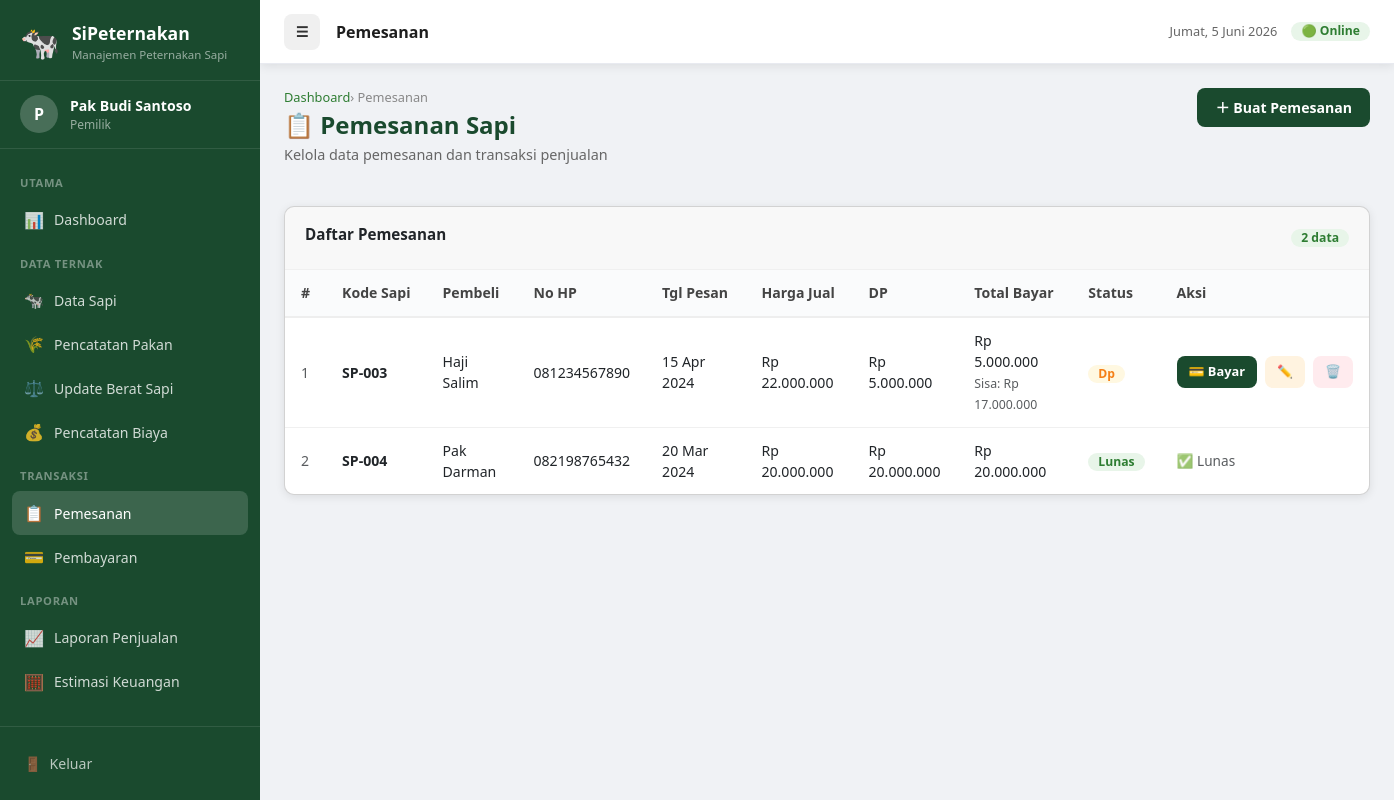
/index.php?page=pemesanan (signed in), run on the app's committed database.
### tables this page shows
CREATE TABLE IF NOT EXISTS `pemesanan` (
  `id` INT AUTO_INCREMENT PRIMARY KEY,
  `id_sapi` INT NOT NULL,
  `id_user` INT DEFAULT NULL,
  `nama_pembeli` VARCHAR(100) NOT NULL,
  `no_hp` VARCHAR(20) NOT NULL,
  `alamat` TEXT DEFAULT NULL,
  `tanggal_pesan` DATE NOT NULL,
  `harga_jual` BIGINT NOT NULL,
  `dp` BIGINT DEFAULT 0,
  `status` ENUM('pending','dp','lunas') DEFAULT 'pending',
  `keterangan` TEXT,
  `created_at` TIMESTAMP DEFAULT CURRENT_TIMESTAMP,
  FOREIGN KEY (`id_sapi`) REFERENCES `sapi`(`id`) ON DELETE CASCADE,
  FOREIGN KEY (`id_user`) REFERENCES `akun`(`id`) ON DELETE SET NULL
);

CREATE TABLE IF NOT EXISTS `sapi` (
  `id` INT AUTO_INCREMENT PRIMARY KEY,
  `kode_sapi` VARCHAR(20) NOT NULL UNIQUE,
  `berat_awal` FLOAT NOT NULL,
  `tanggal_pembelian` DATE NOT NULL,
  `harga_beli` BIGINT NOT NULL,
  `harga_jual_target` BIGINT DEFAULT 0,
  `status` ENUM('digemukkan','siap_jual','dipesan','terjual') DEFAULT 'digemukkan',
  `keterangan` TEXT DEFAULT NULL,
  `created_at` TIMESTAMP DEFAULT CURRENT_TIMESTAMP,
  `updated_at` TIMESTAMP DEFAULT CURRENT_TIMESTAMP ON UPDATE CURRENT_TIMESTAMP
);

### koneksi/koneksi.php (called while the page is built, shortened)
<?php
function formatRupiah($angka) {
    return 'Rp ' . number_format((float)$angka, 0, ',', '.');
}

### page/pemesanan/index.php (the view, shortened to what this page needs)
<?php
$list = $koneksi->query("
    SELECT pm.*, s.kode_sapi, s.status as status_sapi,
           (SELECT COALESCE(SUM(jumlah_bayar),0) FROM pembayaran WHERE id_pemesanan=pm.id) as total_bayar
    FROM pemesanan pm JOIN sapi s ON pm.id_sapi=s.id
    ORDER BY pm.created_at DESC
");
$status_badges = ['pending'=>'badge-gray','dp'=>'badge-amber','lunas'=>'badge-green'];
?>
<div class="page-header">
    <div class="page-header-left">
        <div class="breadcrumb"><a href="index.php">Dashboard</a> › Pemesanan</div>
        <h1>📋 Pemesanan Sapi</h1>
        <p>Kelola data pemesanan dan transaksi penjualan</p>
    </div>
    <button class="btn btn-primary" onclick="openModal('modalPesan')">＋ Buat Pemesanan</button>
</div>
<div class="card">
    <div class="card-header">
        <div class="card-title">Daftar Pemesanan</div>
        <span class="badge badge-green"><?= $list ? $list->num_rows : 0 ?> data</span>
    </div>
    <div class="table-responsive">
        <table class="data-table">
            <thead>
                <tr>
                    <th>#</th><th>Kode Sapi</th><th>Pembeli</th><th>No HP</th>
                    <th>Tgl Pesan</th><th>Harga Jual</th><th>DP</th><th>Total Bayar</th><th>Status</th><th>Aksi</th>
                </tr>
            </thead>
            <tbody>
            <?php if ($list && $list->num_rows > 0):
                $no=1; while ($r = $list->fetch_assoc()):
                $sisa = $r['harga_jual'] - $r['total_bayar'];
            ?>
                <tr>
                    <td class="text-muted"><?= $no++ ?></td>
                    <td><strong><?= htmlspecialchars($r['kode_sapi']) ?></strong></td>
                    <td><?= htmlspecialchars($r['nama_pembeli']) ?></td>
                    <td><?= htmlspecialchars($r['no_hp']) ?></td>
                    <td><?= date('d M Y', strtotime($r['tanggal_pesan'])) ?></td>
                    <td><?= formatRupiah($r['harga_jual']) ?></td>
                    <td><?= formatRupiah($r['dp']) ?></td>
                    <td>
                        <?= formatRupiah($r['total_bayar']) ?>
                        <?php if ($r['status']!=='lunas'): ?>
                        <br><small class="text-muted">Sisa: <?= formatRupiah($sisa) ?></small>
                        <?php endif; ?>
                    </td>
                    <td><span class="badge <?= $status_badges[$r['status']] ?? 'badge-gray' ?>"><?= ucfirst($r['status']) ?></span></td>
                    <td>
                        <div class="d-flex gap-2">
                            <?php if ($r['status'] !== 'lunas'): ?>
                            <a href="index.php?page=pembayaran&id_pesan=<?= $r['id'] ?>" class="btn btn-primary btn-sm">💳 Bayar</a>
                            <a href="index.php?page=pemesanan&aksi=edit&id=<?= $r['id'] ?>" class="btn btn-warning btn-sm">✏️</a>
                            <form method="POST" style="display:inline" onsubmit="return confirm('Batalkan pemesanan ini?')">
                                <button type="submit" class="btn btn-danger btn-sm">🗑️</button>
                            </form>
                            <?php else: ?>
                            <span class="text-muted" style="font-size:.85rem">✅ Lunas</span>
                            <?php endif; ?>
                        </div>
                    </td>
                </tr>
            <?php endwhile; else: ?>
                <tr><td colspan="10"><div class="empty-state"><div class="icon">📋</div><h3>Belum ada pemesanan</h3></div></td></tr>
            <?php endif; ?>
            </tbody>
        </table>
    </div>
</div>

### assets/css/style.css (style rules this page uses)
:root { --clr-primary: #1a4a2e; --clr-primary-lt: #2e7d32; --clr-accent: #4caf50; --clr-amber: #f57f17; --clr-amber-lt: #fff8e1; --clr-blue: #1565c0; --clr-blue-lt: #e3f2fd; --clr-gray: #616161; --clr-gray-lt: #f5f5f5; --clr-red: #c62828; --clr-red-lt: #ffebee; --sidebar-w: 260px; --topbar-h: 64px; --radius: 10px; --shadow: 0 2px 10px rgba(0,0,0,.09); }
*, *::before, *::after { box-sizing: border-box; margin: 0; padding: 0; }
body { font-family: 'Segoe UI', system-ui, sans-serif; background: #f0f2f5; color: #1e1e1e; font-size: 0.9rem; }
a { color: inherit; text-decoration: none; }
.page-header { display: flex; align-items: flex-start; justify-content: space-between; margin-bottom: 24px; gap: 16px; flex-wrap: wrap; }
.page-header h1 { font-size: 1.5rem; font-weight: 800; color: var(--clr-primary); margin-bottom: 4px; }
.page-header p { color: #666; font-size: .9rem; }
.breadcrumb { font-size: .8rem; color: #888; margin-bottom: 4px; }
.breadcrumb a { color: var(--clr-primary-lt); }
.card { background: #fff; border-radius: var(--radius); box-shadow: var(--shadow); overflow: hidden; }
.card-header { display: flex; align-items: center; justify-content: space-between; padding: 16px 20px; border-bottom: 1px solid #f0f0f0; }
.card-title { font-weight: 700; font-size: .95rem; }
.table-responsive { overflow-x: auto; }
.data-table { width: 100%; border-collapse: collapse; font-size: .88rem; }
.data-table thead th { background: #fafbfc; padding: 12px 16px; text-align: left; font-weight: 700; color: #444; border-bottom: 2px solid #eee; white-space: nowrap; }
.data-table tbody td { padding: 12px 16px; border-bottom: 1px solid #f0f0f0; }
.data-table tbody tr:last-child td { border-bottom: none; }
.text-muted { color: #888; }
.badge { display: inline-block; padding: 3px 10px; border-radius: 20px; font-size: .76rem; font-weight: 600; }
.badge-green { background: #e8f5e9; color: #2e7d32; }
.badge-amber { background: #fff8e1; color: #f57f17; }
.btn { display: inline-flex; align-items: center; gap: 6px; padding: 9px 18px; border-radius: 8px; font-size: .88rem; font-weight: 600; cursor: pointer; border: none; transition: opacity .15s, transform .1s; white-space: nowrap; }
.btn-primary { background: var(--clr-primary); color: #fff; }
.btn-warning { background: #fff3e0; color: #e65100; }
.btn-danger { background: #ffebee; color: var(--clr-red); }
.btn-sm { padding: 6px 12px; font-size: .8rem; }
.d-flex { display: flex; }
.gap-2 { gap: 8px; }

### data on the page
pemesanan: id_sapi.kode_sapi "SP-003", nama_pembeli "Haji Salim", no_hp "081234567890", tanggal_pesan "15 Apr 2024", harga_jual "Rp 22.000.000", dp "Rp 5.000.000", total_bayar "Rp 5.000.000", sisa "Rp 17.000.000", status "Dp"
pemesanan: id_sapi.kode_sapi "SP-004", nama_pembeli "Pak Darman", no_hp "082198765432", tanggal_pesan "20 Mar 2024", harga_jual "Rp 20.000.000", dp "Rp 20.000.000", total_bayar "Rp 20.000.000", status "Lunas", shows "✅ Lunas"

### other printed values
substr($_SESSION['nama'] ?? 'A', 0, 1) "P"
$_SESSION['nama'] "Pak Budi Santoso"
$role "Pemilik"
$pageTitle "Pemesanan"
$list->num_rows "2"
